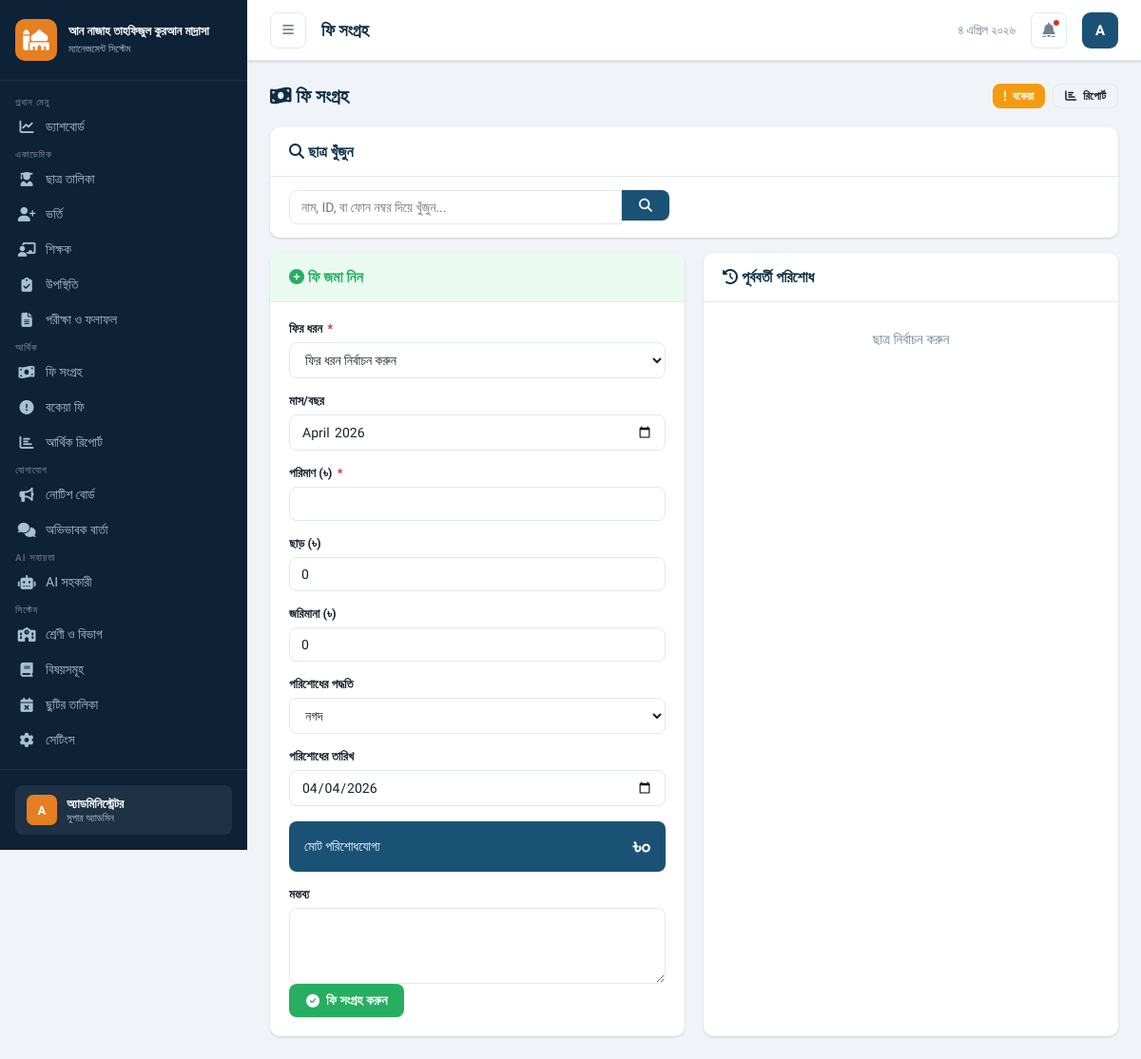
/modules/fees/collection.php (signed in), run on the app's committed database.
### tables this page shows
CREATE TABLE users (
    id INT AUTO_INCREMENT PRIMARY KEY,
    name VARCHAR(150) NOT NULL,
    name_bn VARCHAR(150),
    username VARCHAR(100) UNIQUE NOT NULL,
    email VARCHAR(150),
    phone VARCHAR(20),
    password VARCHAR(255) NOT NULL,
    role_id INT NOT NULL,
    profile_photo VARCHAR(255),
    is_active TINYINT(1) DEFAULT 1,
    last_login DATETIME,
    reset_token VARCHAR(100),
    created_at TIMESTAMP DEFAULT CURRENT_TIMESTAMP,
    FOREIGN KEY (role_id) REFERENCES roles(id)
);

CREATE TABLE roles (
    id INT AUTO_INCREMENT PRIMARY KEY,
    role_name VARCHAR(50) NOT NULL,
    role_slug VARCHAR(50) UNIQUE NOT NULL,
    permissions JSON,
    created_at TIMESTAMP DEFAULT CURRENT_TIMESTAMP
);

### includes/functions.php (called while the page is built, shortened)
<?php
function getDB() {
    static $pdo = null;
    if ($pdo === null) {
        try {
            $port = defined('DB_PORT') ? DB_PORT : '3306';
            $dsn = "mysql:host=" . DB_HOST . ";port=" . $port . ";dbname=" . DB_NAME . ";charset=" . DB_CHARSET;
            $pdo = new PDO($dsn, DB_USER, DB_PASS, [
                PDO::ATTR_ERRMODE => PDO::ERRMODE_EXCEPTION,
                PDO::ATTR_DEFAULT_FETCH_MODE => PDO::FETCH_ASSOC,
                PDO::ATTR_EMULATE_PREPARES => false,
            ]);
        } catch (PDOException $e) {
            die('<div style="color:red;padding:20px;font-family:sans-serif;">
                <h3>ডাটাবেস সংযোগ ব্যর্থ!</h3>
                <p>' . htmlspecialchars($e->getMessage()) . '</p>
                <p><a href="install/">ইনস্টল করুন</a></p>
            </div>');
        }
    }
    return $pdo;
}
function getCurrentUser() {
    $db = getDB();
    $stmt = $db->prepare("SELECT u.*, r.role_name, r.role_slug, r.permissions FROM users u JOIN roles r ON u.role_id = r.id WHERE u.id = ?");
    $stmt->execute([$_SESSION['user_id']]);
    return $stmt->fetch();
}
function getSetting($key, $default = '') {
    static $settings = [];
    if (empty($settings)) {
        $db = getDB();
        $rows = $db->query("SELECT setting_key, setting_value FROM settings")->fetchAll();
        foreach ($rows as $r) $settings[$r['setting_key']] = $r['setting_value'];
    }
    return $settings[$key] ?? $default;
}
function e($str) {
    return htmlspecialchars($str ?? '', ENT_QUOTES, 'UTF-8');
}
function toBanglaNumber($n) {
    $en = ['0','1','2','3','4','5','6','7','8','9'];
    $bn = ['০','১','২','৩','৪','৫','৬','৭','৮','৯'];
    return str_replace($en, $bn, $n);
}
function banglaDate($date = null) {
    $months = ['','জানুয়ারি','ফেব্রুয়ারি','মার্চ','এপ্রিল','মে','জুন','জুলাই','আগস্ট','সেপ্টেম্বর','অক্টোবর','নভেম্বর','ডিসেম্বর'];
    $ts = $date ? strtotime($date) : time();
    $d = date('j', $ts);
    $m = (int)date('n', $ts);
    $y = date('Y', $ts);
    return toBanglaNumber($d) . ' ' . $months[$m] . ' ' . toBanglaNumber($y);
}

### modules/fees/collection.php (the view, shortened to what this page needs)
<?php
require_once '../../includes/functions.php';
$pageTitle = 'ফি সংগ্রহ';
$studentResult = null;
$studentFees = [];
require_once '../../includes/header.php';
?>
<div class="section-header">
    <h2 class="section-title"><i class="fas fa-money-bill-wave"></i> ফি সংগ্রহ</h2>
    <div style="display:flex;gap:8px;">
        <a href="due.php" class="btn btn-warning btn-sm"><i class="fas fa-exclamation"></i> বকেয়া</a>
        <a href="report.php" class="btn btn-outline btn-sm"><i class="fas fa-chart-bar"></i> রিপোর্ট</a>
    </div>
</div>
<div class="card mb-16">
    <div class="card-header"><span class="card-title"><i class="fas fa-search"></i> ছাত্র খুঁজুন</span></div>
    <div class="card-body" style="padding:14px 20px;">
        <form method="GET" style="display:flex;gap:10px;">
            <div class="input-group" style="flex:1;max-width:400px;">
                <input type="text" name="q" id="studentSearch" class="form-control" placeholder="নাম, ID, বা ফোন নম্বর দিয়ে খুঁজুন...">
                <div class="input-group-append">
                    <button type="button" class="btn btn-primary" onclick="searchStudent()"><i class="fas fa-search"></i></button>
                </div>
            </div>
        </form>
    </div>
</div>
<div class="grid-2">
    <div class="card">
        <div class="card-header" style="background:#eafaf1;">
            <span class="card-title" style="color:var(--success);"><i class="fas fa-plus-circle"></i> ফি জমা নিন</span>
        </div>
        <div class="card-body">
            <form method="POST">
                <div class="form-grid">
                    <div class="form-group" style="grid-column:1/-1;">
                        <label>ফির ধরন <span>*</span></label>
                        <select name="fee_type_id" class="form-control" required onchange="setAmount(this)">
                            <option value="">ফির ধরন নির্বাচন করুন</option>
                        </select>
                    </div>
                    <div class="form-group">
                        <label>মাস/বছর</label>
                        <input type="month" name="month_year" class="form-control" value="<?= date('Y-m') ?>">
                    </div>
                    <div class="form-group">
                        <label>পরিমাণ (৳) <span>*</span></label>
                        <input type="number" name="amount" class="form-control" id="feeAmount" min="0" step="0.01" required>
                    </div>
                    <div class="form-group">
                        <label>ছাড় (৳)</label>
                        <input type="number" name="discount" class="form-control" id="feeDiscount" value="0" min="0" step="0.01" onchange="calcTotal()">
                    </div>
                    <div class="form-group">
                        <label>জরিমানা (৳)</label>
                        <input type="number" name="fine" class="form-control" id="feeFine" value="0" min="0" step="0.01" onchange="calcTotal()">
                    </div>
                    <div class="form-group">
                        <label>পরিশোধের পদ্ধতি</label>
                        <select name="payment_method" class="form-control" onchange="toggleTxn(this)">
                            <option value="cash">নগদ</option>
                        </select>
                    </div>
                    <div class="form-group">
                        <label>পরিশোধের তারিখ</label>
                        <input type="date" name="payment_date" class="form-control" value="<?= date('Y-m-d') ?>">
                    </div>
                </div>
                <div style="background:var(--primary);color:#fff;border-radius:8px;padding:14px 16px;margin:16px 0;display:flex;justify-content:space-between;align-items:center;">
                    <span style="font-size:14px;">মোট পরিশোধযোগ্য</span>
                    <span style="font-size:22px;font-weight:700;" id="totalDisplay">৳০</span>
                </div>
                <div class="form-group">
                    <label>মন্তব্য</label>
                    <textarea name="notes" class="form-control" rows="2"></textarea>
                </div>
                <button type="submit" class="btn btn-success" <?= !$studentResult ? 'disabled' : '' ?>>
                    <i class="fas fa-check-circle"></i> ফি সংগ্রহ করুন
                </button>
            </form>
        </div>
    </div>
    <div class="card">
        <div class="card-header">
            <span class="card-title"><i class="fas fa-history"></i> পূর্ববর্তী পরিশোধ</span>
        </div>
        <div class="card-body" style="padding:0;">
            <?php if (empty($studentFees)): ?>
            <div style="text-align:center;padding:30px;color:var(--text-muted);">
                <?= $studentResult ? 'কোনো পরিশোধের তথ্য নেই' : 'ছাত্র নির্বাচন করুন' ?>
            </div>
            <?php endif; ?>
        </div>
    </div>
</div>
<?php require_once '../../includes/footer.php'; ?>

### includes/header.php (shortened to what this page needs)
<!DOCTYPE html>
<html lang="bn" dir="ltr">
<head>
<title><?= e($pageTitle ?? 'ড্যাশবোর্ড') ?> | <?= e(getSetting('institute_name', APP_NAME)) ?></title>
<link href="https://cdnjs.cloudflare.com/ajax/libs/font-awesome/6.5.0/css/all.min.css" rel="stylesheet">
</head>
<body>
<?php
$currentUser = getCurrentUser();
$instituteName = getSetting('institute_name', 'স্কুল ম্যানেজমেন্ট সিস্টেম');
$roleSlug = $_SESSION['role_slug'] ?? '';
?>
<nav class="sidebar" id="sidebar">
    <div class="sidebar-logo">
        <div class="sidebar-logo-icon"><i class="fas fa-mosque"></i></div>
        <div class="sidebar-logo-text">
            <h2><?= e($instituteName) ?></h2>
            <span>ম্যানেজমেন্ট সিস্টেম</span>
        </div>
    </div>
    <nav class="sidebar-nav">
        <span class="nav-section">প্রধান মেনু</span>
        <a href="<?= BASE_URL ?>/index.php" class="nav-item <?= (basename($_SERVER['PHP_SELF']) == 'index.php' ? 'active' : '') ?>">
            <i class="fas fa-chart-line"></i> ড্যাশবোর্ড
        </a>
        <?php if (in_array($roleSlug, ['super_admin','principal','teacher','accountant'])): ?>
        <span class="nav-section">একাডেমিক</span>
        <a href="<?= BASE_URL ?>/modules/student/list.php" class="nav-item">
            <i class="fas fa-user-graduate"></i> ছাত্র তালিকা
        </a>
        <a href="<?= BASE_URL ?>/modules/student/admission.php" class="nav-item">
            <i class="fas fa-user-plus"></i> ভর্তি
        </a>
        <a href="<?= BASE_URL ?>/modules/teacher/list.php" class="nav-item">
            <i class="fas fa-chalkboard-teacher"></i> শিক্ষক
        </a>
        <a href="<?= BASE_URL ?>/modules/attendance/index.php" class="nav-item">
            <i class="fas fa-clipboard-check"></i> উপস্থিতি
        </a>
        <a href="<?= BASE_URL ?>/modules/exam/index.php" class="nav-item">
            <i class="fas fa-file-alt"></i> পরীক্ষা ও ফলাফল
        </a>
        <span class="nav-section">আর্থিক</span>
        <a href="<?= BASE_URL ?>/modules/fees/collection.php" class="nav-item">
            <i class="fas fa-money-bill-wave"></i> ফি সংগ্রহ
        </a>
        <a href="<?= BASE_URL ?>/modules/fees/due.php" class="nav-item">
            <i class="fas fa-exclamation-circle"></i> বকেয়া ফি
        </a>
        <a href="<?= BASE_URL ?>/modules/fees/report.php" class="nav-item">
            <i class="fas fa-chart-bar"></i> আর্থিক রিপোর্ট
        </a>
        <span class="nav-section">যোগাযোগ</span>
        <a href="<?= BASE_URL ?>/modules/notice/index.php" class="nav-item">
            <i class="fas fa-bullhorn"></i> নোটিশ বোর্ড
        </a>
        <a href="<?= BASE_URL ?>/modules/parent/messages.php" class="nav-item">
            <i class="fas fa-comments"></i> অভিভাবক বার্তা
        </a>
        <?php endif; ?>
        <span class="nav-section">AI সহায়তা</span>
        <a href="<?= BASE_URL ?>/modules/ai/assistant.php" class="nav-item">
            <i class="fas fa-robot"></i> AI সহকারী
        </a>
        <?php if (in_array($roleSlug, ['super_admin','principal'])): ?>
        <span class="nav-section">সিস্টেম</span>
        <a href="<?= BASE_URL ?>/modules/student/classes.php" class="nav-item">
            <i class="fas fa-school"></i> শ্রেণী ও বিভাগ
        </a>
        <a href="<?= BASE_URL ?>/modules/exam/subjects.php" class="nav-item">
            <i class="fas fa-book"></i> বিষয়সমূহ
        </a>
        <a href="<?= BASE_URL ?>/modules/notice/holidays.php" class="nav-item">
            <i class="fas fa-calendar-times"></i> ছুটির তালিকা
        </a>
        <a href="<?= BASE_URL ?>/settings.php" class="nav-item">
            <i class="fas fa-cog"></i> সেটিংস
        </a>
        <?php endif; ?>
    </nav>
    <div style="padding: 16px; border-top: 1px solid rgba(255,255,255,.08);">
        <div style="background: rgba(255,255,255,.07); border-radius: 8px; padding: 10px 12px; display: flex; align-items: center; gap: 10px;">
            <div style="width:32px;height:32px;background:var(--accent);border-radius:7px;display:flex;align-items:center;justify-content:center;font-weight:700;color:#fff;font-size:13px;">
                <?= strtoupper(mb_substr($currentUser['name'] ?? 'A', 0, 1)) ?>
            </div>
            <div style="flex:1;min-width:0;">
                <div style="color:#fff;font-size:13px;font-weight:600;white-space:nowrap;overflow:hidden;text-overflow:ellipsis;"><?= e($currentUser['name_bn'] ?? $currentUser['name'] ?? 'User') ?></div>
                <div style="color:var(--sidebar-text);font-size:11px;"><?= e($currentUser['role_name'] ?? '') ?></div>
            </div>
        </div>
    </div>
</nav>
<div class="main-wrapper">
    <header class="topbar">
        <div class="topbar-left">
            <button class="topbar-btn" onclick="toggleSidebar()"><i class="fas fa-bars"></i></button>
            <h1 class="page-title"><?= e($pageTitle ?? 'ড্যাশবোর্ড') ?></h1>
        </div>
        <div class="topbar-right">
            <div style="font-size:13px;color:var(--text-muted);"><?= banglaDate() ?></div>
            <a href="<?= BASE_URL ?>/modules/notice/index.php" class="topbar-btn">
                <i class="fas fa-bell"></i>
                <span class="notif-dot"></span>
            </a>
            <div class="user-dropdown">
                <div class="user-avatar" onclick="toggleUserMenu()"><?= strtoupper(mb_substr($currentUser['name'] ?? 'A', 0, 1)) ?></div>
            </div>
        </div>
    </header>
    <div class="content">

### data on the page
users: name "A", name_bn "অ্যাডমিনিস্ট্রেটর", role.role_name "সুপার অ্যাডমিন"

### other printed values
$instituteName "আন নাজাহ তাহফিজুল কুরআন মাদ্রাসা"
$pageTitle "ফি সংগ্রহ"
banglaDate() "৪ এপ্রিল ২০২৬"
